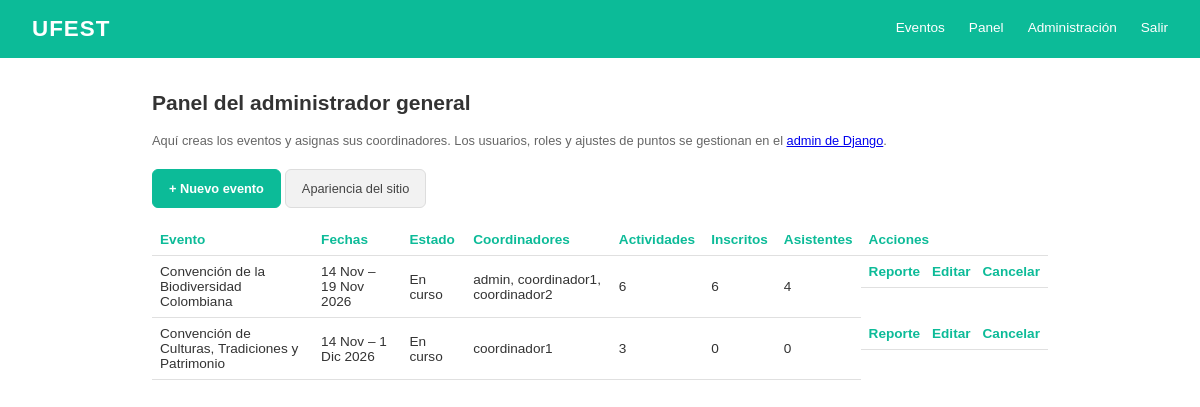
The app's page /gestion/ (signed in) with its own data.
### Evento/models.py (models this page shows, shortened)
class ConfiguracionSitio(models.Model):
    nombre = models.CharField("Nombre del sitio", max_length=40, default="UFEST")
    logo = models.ImageField("Logo", upload_to="sitio/", blank=True)
    titulo_portada = models.CharField("Título de la página principal", max_length=80, default="Eventos")
    descripcion_portada = models.CharField("Texto bajo el título", max_length=250, blank=True)
    color_primario = models.CharField(
        "Color principal", max_length=7, default="#1F3864", validators=[color_hex],
        help_text="Barra de navegación, títulos y botones",
    )
    color_acento = models.CharField(
        "Color de acento", max_length=7, default="#2e7d32", validators=[color_hex],
        help_text="Puntos y resaltados",
    )
    class Meta:
        verbose_name = "configuración del sitio"
        verbose_name_plural = "configuración del sitio"
    @classmethod
    def obtener(cls):
        return cls.objects.get_or_create(pk=1)[0]

class Evento(models.Model):
    color_primario = models.CharField(
        max_length=7, default="#1F3864", validators=[color_hex],
        help_text="Color de la barra, títulos y botones",
    )
    color_acento = models.CharField(
        max_length=7, default="#2e7d32", validators=[color_hex],
        help_text="Color de los puntos y destacados",
    )
    class Estado(models.TextChoices):
        BORRADOR = "borrador", "Borrador"
        PUBLICADO = "publicado", "Publicado"
        EN_CURSO = "en_curso", "En curso"
        FINALIZADO = "finalizado", "Finalizado"
        CANCELADO = "cancelado", "Cancelado"
    nombre = models.CharField(max_length=50, unique=True)
    descripcion = models.CharField(max_length=250)
    fecha_inicio = models.DateField()
    fecha_fin = models.DateField()
    sede = models.CharField(max_length=120)
    imagen = models.ImageField(upload_to="eventos/", blank=True)
    estado = models.CharField(max_length=20, choices=Estado.choices, default=Estado.BORRADOR)
    creado_por = models.ForeignKey(
        settings.AUTH_USER_MODEL, on_delete=models.PROTECT, related_name="eventos_creados"
    )
    coordinadores = models.ManyToManyField(
        settings.AUTH_USER_MODEL, blank=True, related_name="eventos_asignados"
    )

### Cuenta/models.py (models this page shows, shortened)
class Usuario(AbstractUser):
    class Rol(models.TextChoices):
        PARTICIPANTE = "participante", "Participante"
        COORDINADOR = "coordinador", "Coordinador de actividades"
        ADMIN = "admin", "Administrador general"
    codigo = models.CharField(max_length=20, unique=True)
    rol = models.CharField(max_length=20, choices=Rol.choices, default=Rol.PARTICIPANTE)
    telefono = models.CharField(max_length=20, blank=True)
    verificado = models.BooleanField(
        default=False,
        help_text="Márcalo cuando hayas comprobado que el código y el nombre son reales. "
                  "Un participante sin verificar no puede inscribirse.",
    )
    REQUIRED_FIELDS = ["email", "codigo"]
    @property
    def es_participante(self):
        return self.rol == self.Rol.PARTICIPANTE

### Evento/views.py (the view)
# urls.py: path("gestion/", views.gestion, name="gestion"),
@login_required
def gestion(request):
    _solo_admin(request)
    ruta = "actividades__participaciones"
    eventos = Evento.objects.annotate(
        num_actividades=Count("actividades", distinct=True),
        num_inscritos=Count(ruta, filter=Q(**{ruta + "__estado__in": ESTADOS_INSCRITOS}), distinct=True),
        num_asistentes=Count(ruta, filter=Q(**{ruta + "__estado": "asistio"}), distinct=True),
    ).prefetch_related("coordinadores").order_by("-fecha_inicio")
    return render(request, "gestion/inicio.html", {"eventos": eventos})

### Cuenta/permisos.py (called while the page is built)
def es_admin_general(usuario):
    if ( (usuario.rol)=="admin"):
        return True
    else:
        return False

### Evento/contexto.py (called while the page is built)
def sitio(request):
    try:
        return {"sitio": ConfiguracionSitio.obtener()}
    except (OperationalError, ProgrammingError):  # antes de migrar
        return {"sitio": ConfiguracionSitio()}

### Evento/views.py (called while the page is built)
def _solo_admin(request):
    if not es_admin_general(request.user):
        raise PermissionDenied

### templates/gestion/inicio.html (shortened to what this page needs)
{% extends "base.html" %}
{% block contenido %}
<h2>Panel del administrador general</h2>
<p class="ayuda">
  Aquí creas los eventos y asignas sus coordinadores. Los usuarios, roles y ajustes de puntos
  se gestionan en el <a href="{% url 'admin:index' %}">admin de Django</a>.
</p>
<a class="btn btn-primario boton-nuevo" href="{% url 'evento:evento_nuevo' %}">+ Nuevo evento</a>
<a class="btn btn-secundario boton-nuevo" href="{% url 'evento:sitio_config' %}">Apariencia del sitio</a>
<table class="tabla">
  <thead>
    <tr>
      <th>Evento</th><th>Fechas</th><th>Estado</th><th>Coordinadores</th>
      <th>Actividades</th><th>Inscritos</th><th>Asistentes</th><th>Acciones</th>
    </tr>
  </thead>
  <tbody>
    {% for e in eventos %}
      <tr>
        <td>{{ e.nombre }}</td>
        <td>{{ e.fecha_inicio|date:"j M" }} – {{ e.fecha_fin|date:"j M Y" }}</td>
        <td>{{ e.get_estado_display }}</td>
        <td>{% for u in e.coordinadores.all %}{{ u.username }}{% if not forloop.last %}, {% endif %}{% empty %}—{% endfor %}</td>
        <td>{{ e.num_actividades }}</td>
        <td>{{ e.num_inscritos }}</td>
        <td>{{ e.num_asistentes }}</td>
        <td class="acciones-panel">
          <a href="{% url 'evento:reporte' e.pk %}">Reporte</a>
          {% if e.estado != "cancelado" %}
            <a href="{% url 'evento:evento_editar' e.pk %}">Editar</a>
            <a class="enlace-peligro" href="{% url 'evento:evento_cancelar' e.pk %}">Cancelar</a>
          {% endif %}
        </td>
      </tr>
    {% empty %}
      <tr><td colspan="8">Todavía no hay eventos.</td></tr>
    {% endfor %}
  </tbody>
</table>
{% endblock %}

### templates/base.html (shortened to what this page needs)
{% load static %}
<!DOCTYPE html>
<html lang="es">
<head>
  <link rel="stylesheet" href="{% static 'css/style.css' %}">
</head>
<body>
  <header class="navbar">
    <h1>{% if sitio.logo %}<img src="{{ sitio.logo.url }}" alt="" class="logo-sitio">{% endif %}{{ sitio.nombre }}</h1>
    <nav>
      <a href="{% url 'evento:lista' %}">Eventos</a>
      {% if user.is_authenticated %}
        {% if user.rol == "coordinador" or user.rol == "admin" %}
          <a href="{% url 'evento:panel' %}">Panel</a>
        {% endif %}
        {% if user.rol == "admin" %}
          <a href="{% url 'evento:gestion' %}">Administración</a>
        {% endif %}
        <form method="post" action="{% url 'logout' %}" class="form-salir">
          <button type="submit">Salir</button>
        </form>
      {% else %}
        <a href="{% url 'login' %}">Iniciar sesión</a>
        <a href="{% url 'registro' %}">Registrarse</a>
      {% endif %}
    </nav>
  </header>
  <main>
    {% block contenido %}{% endblock %}
  </main>
</body>
</html>

### static/css/style.css (style rules this page uses)
:root { --azul: #1F3864; --azul-fondo: #e8edf6; --verde: #2e7d32; --verde-fondo: color-mix(in srgb, var(--verde) 12%, white); --gris: #e0e0e0; }
* { box-sizing: border-box; }
body { margin: 0; font-family: Arial, Helvetica, sans-serif; color: #333; background: #fff; font-size: 14px; }
.navbar { display: flex; justify-content: space-between; align-items: center; background: var(--azul); color: #fff; padding: 1rem 2rem; }
.navbar h1 { margin: 0; font-size: 1.4rem; letter-spacing: 1px; }
.navbar nav { display: flex; align-items: center; gap: 1.5rem; }
.navbar a { color: #fff; text-decoration: none; font-size: .85rem; padding-bottom: 4px; }
.form-salir { margin: 0; }
.form-salir button { background: none; border: none; color: #fff; font-size: .85rem; font-family: inherit; cursor: pointer; padding: 0 0 4px; }
main { max-width: 960px; margin: 0 auto; padding: 1rem 2rem 2rem; }
.btn { flex: 1; display: inline-block; text-align: center; text-decoration: none; padding: .7rem 1rem; border-radius: 6px; font-size: .8rem; font-family: inherit; cursor: pointer; }
.btn-primario { background: var(--azul); color: #fff; border: 1px solid var(--azul); font-weight: bold; }
.btn-secundario { background: #f2f2f2; color: #444; border: 1px solid #ddd; }
.tabla { width: 100%; border-collapse: collapse; font-size: .85rem; margin-bottom: 1.5rem; }
.tabla th, .tabla td { text-align: left; padding: .5rem; border-bottom: 1px solid var(--gris); }
.tabla th { color: var(--azul); }
.tabla a { color: var(--azul); font-weight: bold; text-decoration: none; }
.ayuda { font-size: .8rem; color: #666; }
.boton-nuevo { flex: none; display: inline-block; margin: .5rem 0 1rem; }
.acciones-panel { display: flex; gap: .75rem; align-items: center; }
.enlace-peligro { background: none; border: none; padding: 0; cursor: pointer; color: #c62828; font-family: inherit; font-size: .85rem; }
.navbar h1 { display: flex; align-items: center; gap: .6rem; }

### records on screen
ConfiguracionSitio: nombre "UFEST"
Evento: nombre "Convención de la Biodiversidad Colombiana", fecha_inicio "14 Nov", fecha_fin "19 Nov 2026", estado "En curso", num_actividades "6", num_inscritos "6", num_asistentes "4", shows "Editar"
Usuario: username "admin"
Usuario: username "coordinador1"
Usuario: username "coordinador2"
Evento: nombre "Convención de Culturas, Tradiciones y Patrimonio", fecha_inicio "14 Nov", fecha_fin "1 Dic 2026", estado "En curso", num_actividades "3", num_inscritos "0", num_asistentes "0", shows "Editar"
